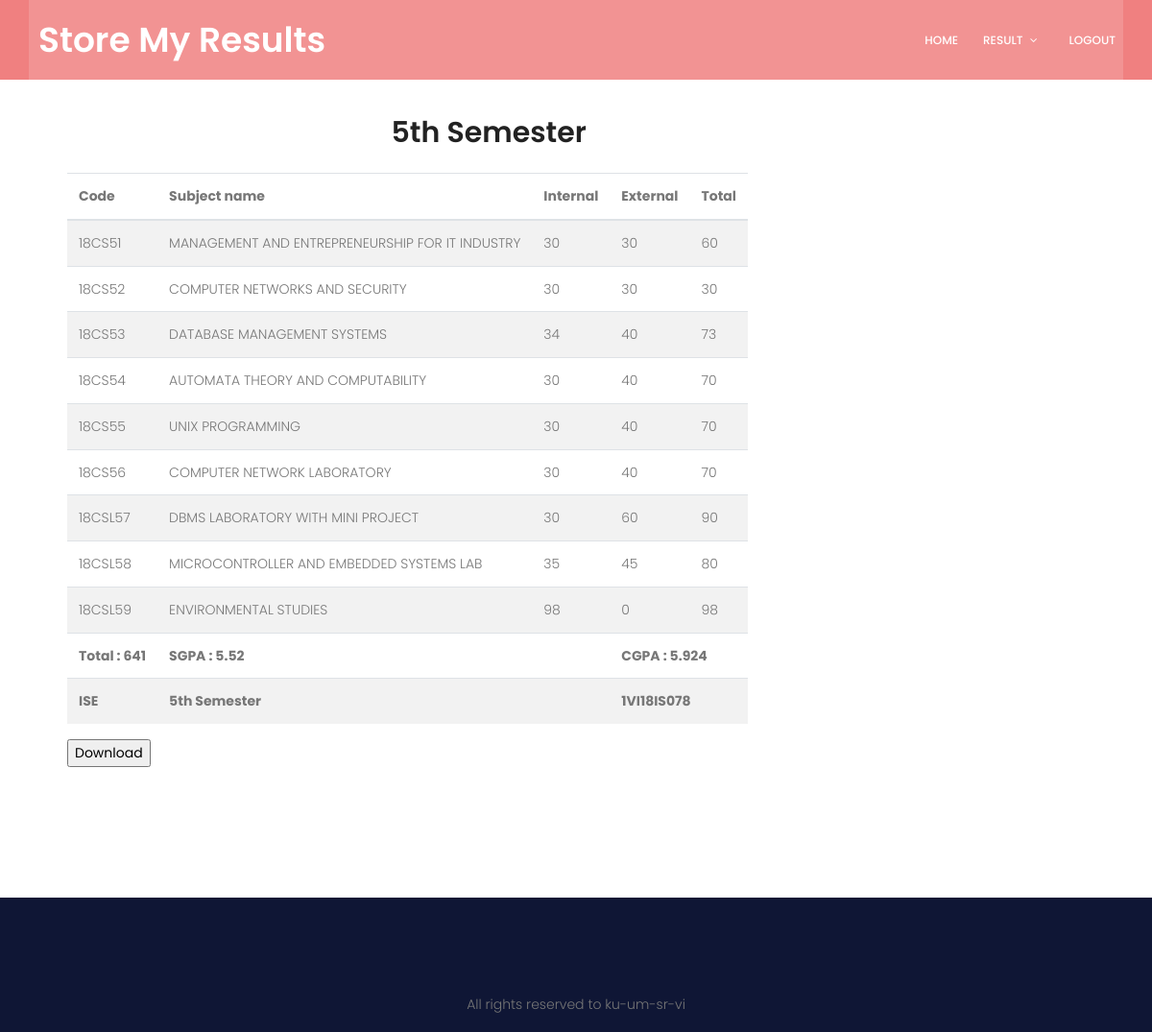
The page /result_is_five.php (signed in) on the database its author committed.
### tables this page shows
CREATE TABLE `result_ise_sem5` (
  `u_usn` varchar(64) NOT NULL,
  `sub51_in` int(3) NOT NULL,
  `sub51_ex` int(3) NOT NULL,
  `sub51_total` int(3) NOT NULL,
  `sub52_in` int(3) NOT NULL,
  `sub52_ex` int(3) NOT NULL,
  `sub52_total` int(3) NOT NULL,
  `sub53_in` int(3) NOT NULL,
  `sub53_ex` int(3) NOT NULL,
  `sub53_total` int(3) NOT NULL,
  `sub54_in` int(3) NOT NULL,
  `sub54_ex` int(3) NOT NULL,
  `sub54_total` int(3) NOT NULL,
  `sub55_in` int(3) NOT NULL,
  `sub55_ex` int(3) NOT NULL,
  `sub55_total` int(3) NOT NULL,
  `sub56_in` int(3) NOT NULL,
  `sub56_ex` int(3) NOT NULL,
  `sub56_total` int(3) NOT NULL,
  `sub57_in` int(3) NOT NULL,
  `sub57_ex` int(3) NOT NULL,
  `sub57_total` int(3) NOT NULL,
  `sub58_in` int(3) NOT NULL,
  `sub58_ex` int(3) NOT NULL,
  `sub58_total` int(3) NOT NULL,
  `sub59_in` int(3) NOT NULL,
  `sub59_ex` int(3) NOT NULL,
  `sub59_total` int(3) NOT NULL,
  `sem5_total` int(3) NOT NULL,
  `sem5_sgpa` float NOT NULL,
  `sem5_cgpa` float NOT NULL
);

### result_is_five.php (the view, shortened to what this page needs)
<!DOCTYPE html>
<html lang="zxx">
	<head>
        <link rel="stylesheet" href="css/linearicons.css">
        <link rel="stylesheet" href="https://stackpath.bootstrapcdn.com/font-awesome/4.7.0/css/font-awesome.min.css">
        <link rel="stylesheet" href="css/bootstrap.css">
        <link rel="stylesheet" href="css/magnific-popup.css">
        <link rel="stylesheet" href="css/jquery-ui.css">
        <link rel="stylesheet" href="css/nice-select.css">
        <link rel="stylesheet" href="css/animate.min.css">
        <link rel="stylesheet" href="css/owl.carousel.css">
        <link rel="stylesheet" href="css/main.css">
		</head>
	<body>
    <?php include 'header_ise.php' ?>
        <div class="section-gap container">
        <div class="row " style="padding-left:40px;padding-right:40px;">
            <h2 class="text-center mb-4 col-md-10">5th Semester</h2>
            <div id='tab5' class="col-md-10">
            <table class="table table-condensed table-striped table-hover table-responsive">
                <thead>
                                <tr>
                                    <th> Code </th>
                                    <th> Subject name </th>
                                    <th> Internal </th>
                                    <th> External </th>
                                    <th> Total </th>
                                </tr>
                </thead>
            <?php
                    global 			$con2;
                    $tbl_nm 	=   'result_ise_sem5';
                    $query = "SELECT * FROM $tbl_nm WHERE u_usn = '$_SESSION[u_usn]';";
                    $q = mysqli_query($con2, $query);
            ?>
            <?php
                 $row = mysqli_fetch_assoc($q);
            echo "<tr>";
                    echo "<td>". "18CS51". "</td>";
                    echo "<td>". "MANAGEMENT AND ENTREPRENEURSHIP FOR IT INDUSTRY". "</td>";
                    echo "<td>" . $row['sub51_in'] . "</td>";
                    echo "<td>" . $row['sub51_ex'] . "</td>";
                    echo "<td>" . $row['sub51_total'] . "</td>";
                echo "</tr>";
                echo "<tr>";
                    echo "<td>". "18CS52". "</td>";
                    echo "<td>". "COMPUTER NETWORKS AND SECURITY". "</td>";
                    echo "<td>" . $row['sub52_in'] . "</td>";
                    echo "<td>" . $row['sub52_ex'] . "</td>";
                    echo "<td>" . $row['sub52_total'] . "</td>";
                echo "</tr>";
                echo "<tr>";
                    echo "<td>". "18CS53". "</td>";
                    echo "<td>". "DATABASE MANAGEMENT SYSTEMS". "</td>";
                    echo "<td>" . $row['sub53_in'] . "</td>";
                    echo "<td>" . $row['sub53_ex'] . "</td>";
                    echo "<td>" . $row['sub53_total'] . "</td>";
                echo "</tr>";
                echo "<tr>";
                    echo "<td>". "18CS54". "</td>";
                    echo "<td>". "AUTOMATA THEORY AND COMPUTABILITY". "</td>";
                    echo "<td>" . $row['sub54_in'] . "</td>";
                    echo "<td>" . $row['sub54_ex'] . "</td>";
                    echo "<td>" . $row['sub54_total'] . "</td>";
                echo "</tr>";
                echo "<tr>";
                    echo "<td>". "18CS55". "</td>";
                    echo "<td>". "UNIX PROGRAMMING". "</td>";
                    echo "<td>" . $row['sub55_in'] . "</td>";
                    echo "<td>" . $row['sub55_ex'] . "</td>";
                    echo "<td>" . $row['sub55_total'] . "</td>";
                echo "</tr>";
                echo "<tr>";
                    echo "<td>". "18CS56 ". "</td>";
                    echo "<td>". "COMPUTER NETWORK LABORATORY". "</td>";
                    echo "<td>" . $row['sub56_in'] . "</td>";
                    echo "<td>" . $row['sub56_ex'] . "</td>";
                    echo "<td>" . $row['sub56_total'] . "</td>";
                echo "</tr>";
                echo "<tr>";
                    echo "<td>". "18CSL57". "</td>";
                    echo "<td>". "DBMS LABORATORY WITH MINI PROJECT". "</td>";
                    echo "<td>" . $row['sub57_in'] . "</td>";
                    echo "<td>" . $row['sub57_ex'] . "</td>";
                    echo "<td>" . $row['sub57_total'] . "</td>";
                echo "</tr>";
                echo "<tr>";
                    echo "<td>". "18CSL58". "</td>";
                    echo "<td>". "MICROCONTROLLER AND EMBEDDED SYSTEMS LAB". "</td>";
                    echo "<td>" . $row['sub58_in'] . "</td>";
                    echo "<td>" . $row['sub58_ex'] . "</td>";
                    echo "<td>" . $row['sub58_total'] . "</td>";
                echo "</tr>";
                echo "<tr>";
                    echo "<td>". "18CSL59". "</td>";
                    echo "<td>". "ENVIRONMENTAL STUDIES". "</td>";
                    echo "<td>" . $row['sub59_in'] . "</td>";
                    echo "<td>" . $row['sub59_ex'] . "</td>";
                    echo "<td>" . $row['sub59_total'] . "</td>";
                echo "</tr>";
                echo "<tr>";
                    echo "<th colspan='1'>". "Total : " . $row['sem5_total'] . "</th>";
                    echo "<th colspan='2'>". "SGPA : " . $row['sem5_sgpa'] . "</th>";
                    echo "<th colspan='2'>". "CGPA : " . $row['sem5_cgpa'] . "</th>";
                echo "</tr>";
                echo "<tr>";
                    echo "<th colspan='1'>" . "ISE " . "</th>";
                    echo "<th colspan='2'>" . "5th Semester " . "</th>";
                    echo "<th colspan='2'>" . $row['u_usn']. "</th>";
                echo "</tr>";
                ?>
            </table>
            <p><input type="button" value="Download" id="btPrint" onclick="createPDF()"/></p>
        </div>
        </div>
        </div>
    <?php include 'footer.php' ?>
	</body>
</html>

### css/main.css (style rules this page uses)
body { color: #777777; font-family: "Poppins", sans-serif; font-size: 14px; font-weight: 300; line-height: 1.625em; position: relative; }
h1, h2, h3, h4, h5, h6 { font-family: "Poppins", sans-serif; color: #222222; line-height: 1.2em !important; margin-bottom: 0; margin-top: 0; font-weight: 600; }
h2, .h2 { font-size: 30px; }
td, th { border-radius: 0px; }
.text-center { text-align: center; }
h2 { font-size: 30px; }
h1, h2, h3, h4, h5, h6 { line-height: 1.5em; }
.section-gap { padding: 120px 0; }

### rows shown on the page
result_ise_sem5: sub51_in "30", sub51_ex "30", sub51_total "60", sub52_in "30", sub52_ex "30", sub52_total "30", sub53_in "34", sub53_ex "40", sub53_total "73", sub54_in "30", sub54_ex "40", sub54_total "70", sub55_in "30", sub55_ex "40", sub55_total "70", sub56_in "30", sub56_ex "40", sub56_total "70", sub57_in "30", sub57_ex "60", sub57_total "90", sub58_in "35", sub58_ex "45", sub58_total "80", sub59_in "98", sub59_ex "0", sub59_total "98", sem5_total "641", sem5_sgpa "5.52", sem5_cgpa "5.924", u_usn "1VI18IS078"
